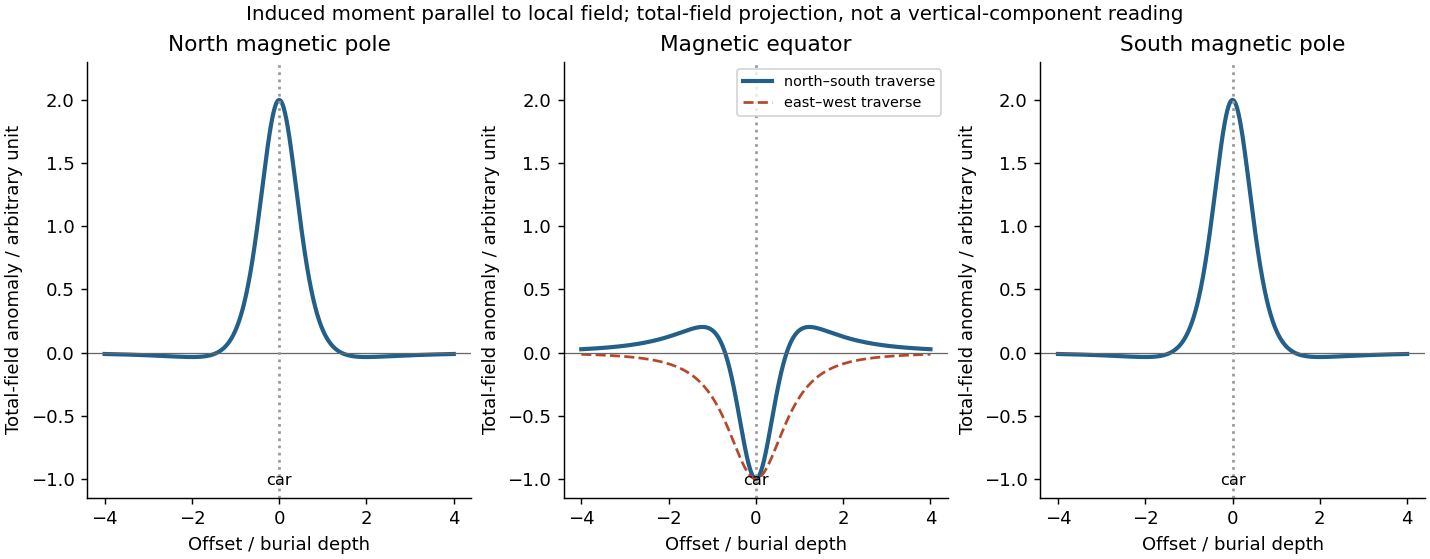

Source code (Python):
"""Original induced-dipole illustration. Python 3.14.4, NumPy 2.3.5, Matplotlib 3.10.7.
Writes an opaque basename PNG in the process current working directory.
No measured car parameters: weak-anomaly dipole profiles in arbitrary units.
"""
from pathlib import Path
import numpy as np
import matplotlib
matplotlib.use("Agg")
import matplotlib.pyplot as plt

def anomaly(x, direction, across=False):
    r = np.column_stack((np.zeros_like(x), x, -np.ones_like(x))) if across else np.column_stack((x, np.zeros_like(x), -np.ones_like(x)))
    rr = np.linalg.norm(r, axis=1)
    moment = np.asarray(direction, dtype=float)
    field = (3*r*(r@moment)[:, None]/rr[:, None]**2-moment)/rr[:, None]**3
    return field@moment

def main():
    plt.rcParams.update({"font.size": 10, "axes.spines.top": False, "axes.spines.right": False})
    x = np.linspace(-4, 4, 1201)
    fig, axes = plt.subplots(1, 3, figsize=(11, 4.3), layout="constrained")
    for ax, direction, title in zip(axes, [(0,0,1), (1,0,0), (0,0,-1)], ["North magnetic pole", "Magnetic equator", "South magnetic pole"]):
        y = anomaly(x, direction)
        ax.plot(x,y,lw=2.3,color="#225f89",label="north–south traverse")
        if title == "Magnetic equator":
            ax.plot(x,anomaly(x,direction,True),"--",color="#b4492a",label="east–west traverse")
            ax.legend(fontsize=8,loc="upper right")
        ax.axhline(0,color="0.4",lw=.7)
        ax.axvline(0,color="0.6",ls=":")
        ax.set(title=title,xlabel="Offset / burial depth",ylim=(-1.15,2.3),ylabel="Total-field anomaly / arbitrary unit")
        ax.text(0,.03,"car",transform=ax.get_xaxis_transform(),ha="center",fontsize=9)
    fig.suptitle("Induced moment parallel to local field; total-field projection, not a vertical-component reading",fontsize=11)
    fig.savefig(Path(__file__).with_suffix(".png").name,dpi=130,facecolor="white")

if __name__ == "__main__":
    main()
